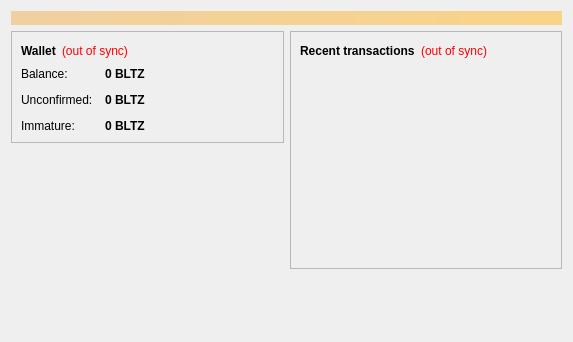
<?xml version="1.0" encoding="UTF-8"?>
<ui version="4.0">
 <class>OverviewPage</class>
 <widget class="QWidget" name="OverviewPage">
  <property name="geometry">
   <rect>
    <x>0</x>
    <y>0</y>
    <width>573</width>
    <height>342</height>
   </rect>
  </property>
  <property name="windowTitle">
   <string>Form</string>
  </property>
  <layout class="QVBoxLayout" name="topLayout">
   <item>
    <widget class="QLabel" name="labelAlerts">
     <property name="visible">
      <bool>false</bool>
     </property>
     <property name="styleSheet">
      <string notr="true">background-color: qlineargradient(x1: 0, y1: 0, x2: 1, y2: 0, stop:0 #F0D0A0, stop:1 #F8D488); color:#000000;</string>
     </property>
     <property name="wordWrap">
      <bool>true</bool>
     </property>
     <property name="margin">
      <number>3</number>
     </property>
    </widget>
   </item>
   <item>
    <layout class="QHBoxLayout" name="horizontalLayout" stretch="1,1">
     <item>
      <layout class="QVBoxLayout" name="verticalLayout_2">
       <item>
        <widget class="QFrame" name="frame">
         <property name="frameShape">
          <enum>QFrame::StyledPanel</enum>
         </property>
         <property name="frameShadow">
          <enum>QFrame::Raised</enum>
         </property>
         <layout class="QVBoxLayout" name="verticalLayout_4">
          <item>
           <layout class="QHBoxLayout" name="horizontalLayout_4">
            <item>
             <widget class="QLabel" name="label_5">
              <property name="font">
               <font>
                <weight>75</weight>
                <bold>true</bold>
               </font>
              </property>
              <property name="text">
               <string>Wallet</string>
              </property>
             </widget>
            </item>
            <item>
             <widget class="QLabel" name="labelWalletStatus">
              <property name="toolTip">
               <string>The displayed information may be out of date. Your wallet automatically synchronizes with the BlitzBlitzCoin network after a connection is established, but this process has not completed yet.</string>
              </property>
              <property name="styleSheet">
               <string notr="true">QLabel { color: red; }</string>
              </property>
              <property name="text">
               <string notr="true">(out of sync)</string>
              </property>
              <property name="alignment">
               <set>Qt::AlignLeading|Qt::AlignLeft|Qt::AlignVCenter</set>
              </property>
             </widget>
            </item>
            <item>
             <spacer name="horizontalSpacer_2">
              <property name="orientation">
               <enum>Qt::Horizontal</enum>
              </property>
              <property name="sizeHint" stdset="0">
               <size>
                <width>40</width>
                <height>20</height>
               </size>
              </property>
             </spacer>
            </item>
           </layout>
          </item>
          <item>
           <layout class="QFormLayout" name="formLayout_2">
            <property name="fieldGrowthPolicy">
             <enum>QFormLayout::AllNonFixedFieldsGrow</enum>
            </property>
            <property name="horizontalSpacing">
             <number>12</number>
            </property>
            <property name="verticalSpacing">
             <number>12</number>
            </property>
            <item row="0" column="0">
             <widget class="QLabel" name="label">
              <property name="text">
               <string>Balance:</string>
              </property>
             </widget>
            </item>
            <item row="0" column="1">
             <widget class="QLabel" name="labelBalance">
              <property name="font">
               <font>
                <weight>75</weight>
                <bold>true</bold>
               </font>
              </property>
              <property name="cursor">
               <cursorShape>IBeamCursor</cursorShape>
              </property>
              <property name="toolTip">
               <string>Your current balance</string>
              </property>
              <property name="text">
               <string notr="true">0 BLTZ</string>
              </property>
              <property name="textInteractionFlags">
               <set>Qt::LinksAccessibleByMouse|Qt::TextSelectableByKeyboard|Qt::TextSelectableByMouse</set>
              </property>
             </widget>
            </item>
            <item row="1" column="0">
             <widget class="QLabel" name="label_3">
              <property name="text">
               <string>Unconfirmed:</string>
              </property>
             </widget>
            </item>
            <item row="1" column="1">
             <widget class="QLabel" name="labelUnconfirmed">
              <property name="font">
               <font>
                <weight>75</weight>
                <bold>true</bold>
               </font>
              </property>
              <property name="cursor">
               <cursorShape>IBeamCursor</cursorShape>
              </property>
              <property name="toolTip">
               <string>Total of transactions that have yet to be confirmed, and do not yet count toward the current balance</string>
              </property>
              <property name="text">
               <string notr="true">0 BLTZ</string>
              </property>
              <property name="textInteractionFlags">
               <set>Qt::LinksAccessibleByMouse|Qt::TextSelectableByKeyboard|Qt::TextSelectableByMouse</set>
              </property>
             </widget>
            </item>
            <item row="2" column="0">
             <widget class="QLabel" name="labelImmatureText">
              <property name="text">
               <string>Immature:</string>
              </property>
             </widget>
            </item>
            <item row="2" column="1">
             <widget class="QLabel" name="labelImmature">
              <property name="font">
               <font>
                <weight>75</weight>
                <bold>true</bold>
               </font>
              </property>
              <property name="toolTip">
               <string>Mined balance that has not yet matured</string>
              </property>
              <property name="text">
               <string notr="true">0 BLTZ</string>
              </property>
              <property name="textInteractionFlags">
               <set>Qt::LinksAccessibleByMouse|Qt::TextSelectableByKeyboard|Qt::TextSelectableByMouse</set>
              </property>
             </widget>
            </item>
           </layout>
          </item>
         </layout>
        </widget>
       </item>
       <item>
        <spacer name="verticalSpacer">
         <property name="orientation">
          <enum>Qt::Vertical</enum>
         </property>
         <property name="sizeHint" stdset="0">
          <size>
           <width>20</width>
           <height>40</height>
          </size>
         </property>
        </spacer>
       </item>
        <item>
         <widget class="QLabel" name="label_wallet_bgcoin">
          <property name="text">
           <string/>
          </property>
          <property name="pixmap">
           <pixmap resource="../bitcoin.qrc">:/images/wallet_bgcoin</pixmap>
          </property>
          <property name="scaledContents">
           <bool>false</bool>
          </property>
          <property name="alignment">
           <set>Qt::AlignCenter</set>
          </property>
          <property name="margin">
           <number>-2</number>
          </property>
         </widget>
        </item>
        <item>
         <widget class="QLabel" name="label_6">
          <property name="text">
           <string/>
          </property>
         </widget>
        </item>
      </layout>
     </item>
     <item>
      <layout class="QVBoxLayout" name="verticalLayout_3">
       <item>
        <widget class="QFrame" name="frame_2">
         <property name="frameShape">
          <enum>QFrame::StyledPanel</enum>
         </property>
         <property name="frameShadow">
          <enum>QFrame::Raised</enum>
         </property>
         <layout class="QVBoxLayout" name="verticalLayout">
          <item>
           <layout class="QHBoxLayout" name="horizontalLayout_2">
            <item>
             <widget class="QLabel" name="label_4">
              <property name="text">
               <string>&lt;b&gt;Recent transactions&lt;/b&gt;</string>
              </property>
             </widget>
            </item>
            <item>
             <widget class="QLabel" name="labelTransactionsStatus">
              <property name="toolTip">
               <string>The displayed information may be out of date. Your wallet automatically synchronizes with the BlitzBlitzCoin network after a connection is established, but this process has not completed yet.</string>
              </property>
              <property name="styleSheet">
               <string notr="true">QLabel { color: red; }</string>
              </property>
              <property name="text">
               <string notr="true">(out of sync)</string>
              </property>
              <property name="alignment">
               <set>Qt::AlignRight|Qt::AlignTrailing|Qt::AlignVCenter</set>
              </property>
             </widget>
            </item>
            <item>
             <spacer name="horizontalSpacer">
              <property name="orientation">
               <enum>Qt::Horizontal</enum>
              </property>
              <property name="sizeHint" stdset="0">
               <size>
                <width>40</width>
                <height>20</height>
               </size>
              </property>
             </spacer>
            </item>
           </layout>
          </item>
          <item>
           <widget class="QListView" name="listTransactions">
            <property name="styleSheet">
             <string notr="true">QListView { background: transparent; }</string>
            </property>
            <property name="frameShape">
             <enum>QFrame::NoFrame</enum>
            </property>
            <property name="verticalScrollBarPolicy">
             <enum>Qt::ScrollBarAlwaysOff</enum>
            </property>
            <property name="horizontalScrollBarPolicy">
             <enum>Qt::ScrollBarAlwaysOff</enum>
            </property>
            <property name="selectionMode">
             <enum>QAbstractItemView::NoSelection</enum>
            </property>
           </widget>
          </item>
         </layout>
        </widget>
       </item>
       <item>
        <spacer name="verticalSpacer_2">
         <property name="orientation">
          <enum>Qt::Vertical</enum>
         </property>
         <property name="sizeHint" stdset="0">
          <size>
           <width>20</width>
           <height>40</height>
          </size>
         </property>
        </spacer>
       </item>
      </layout>
     </item>
    </layout>
   </item>
  </layout>
 </widget>
 <resources/>
 <connections/>
</ui>
